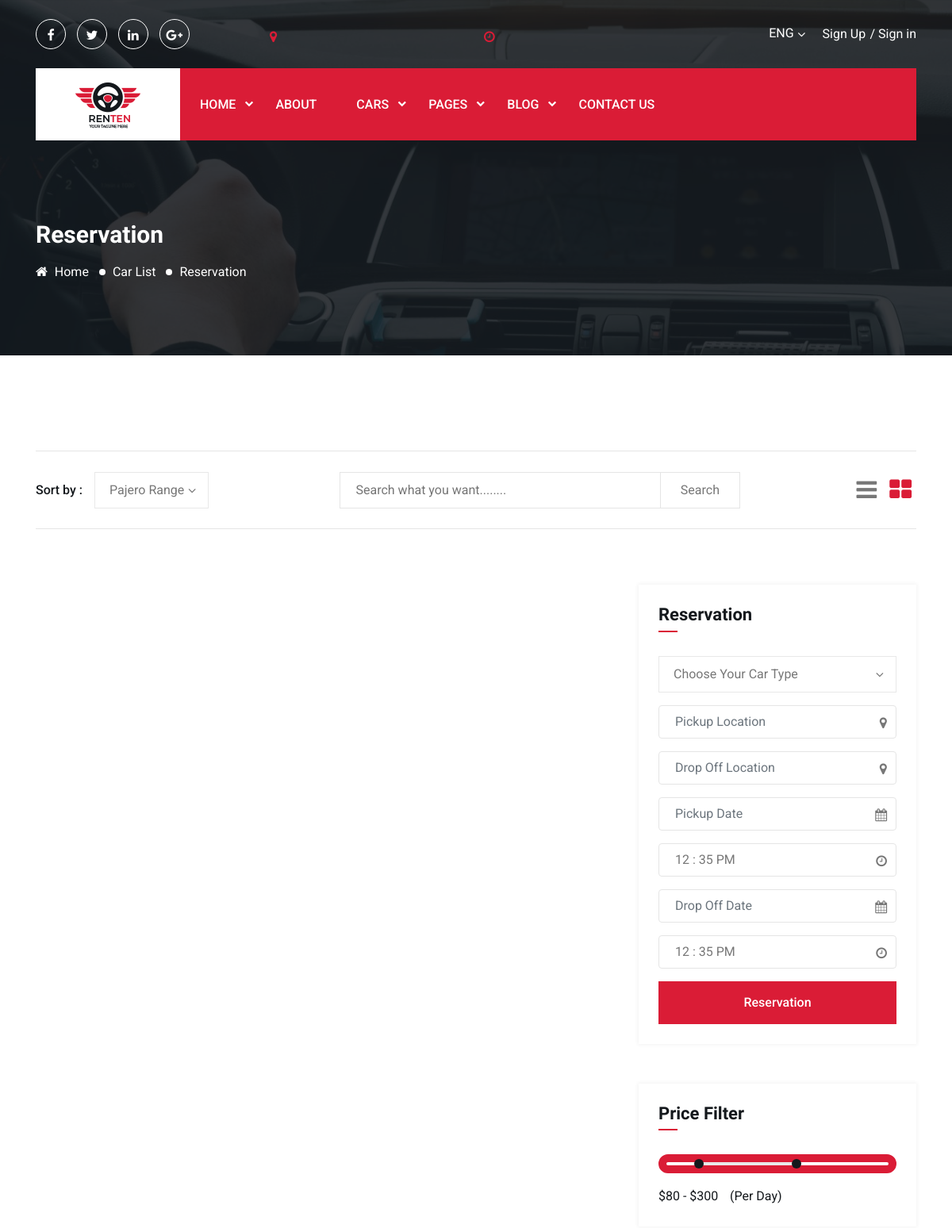
The app's page /car/ (upper part), older data.
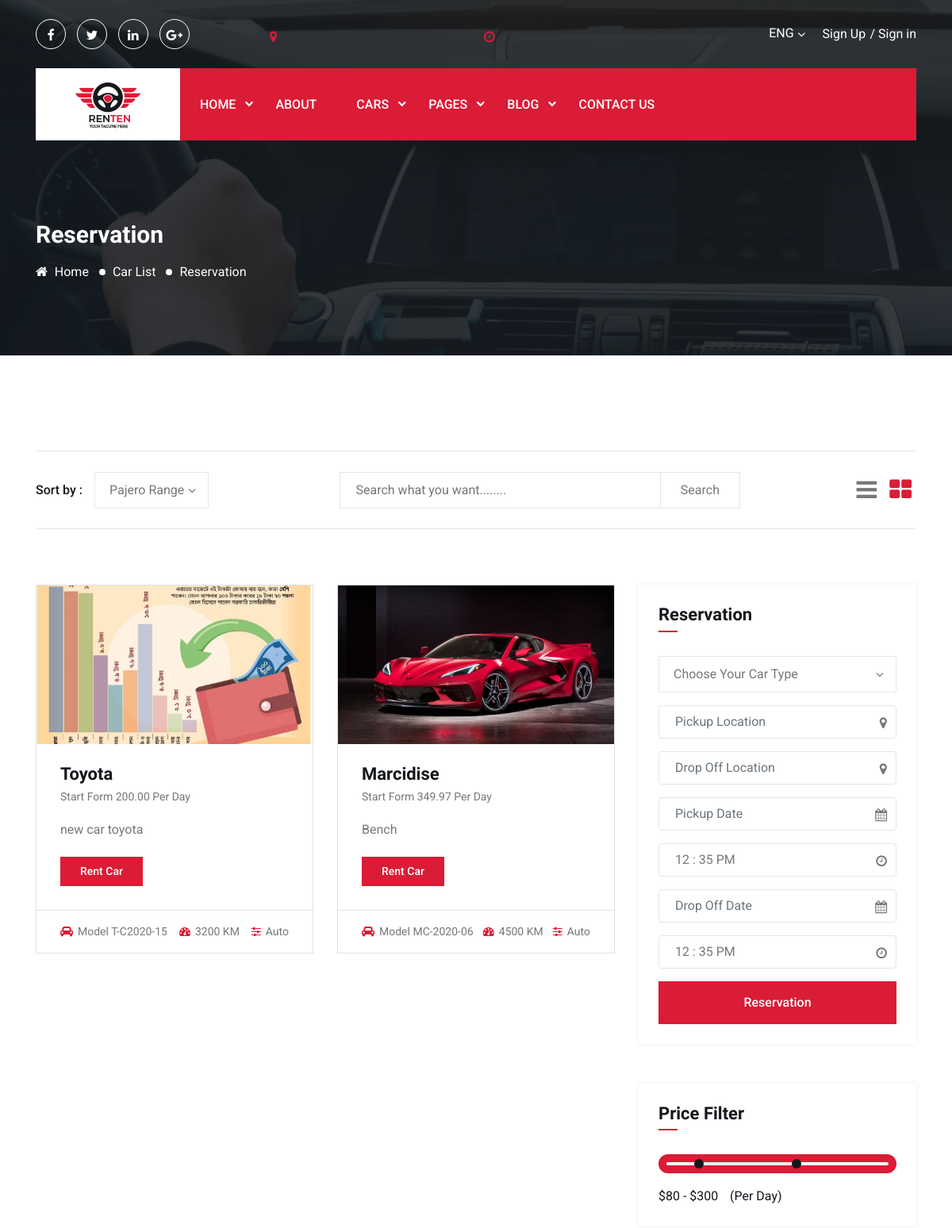
The same page, newer data.
### car/models.py (models this page shows, shortened)
class Car(models.Model):
    GEAR_CHOICES = (
        ('auto', 'Auto'),
        ('manula', 'Manual'),
    )
    name = models.CharField(max_length=100, blank=True, null=True)
    car_category = models.ManyToManyField(Category, related_name='car_category', blank=True)
    car_model = models.CharField(max_length=100, blank=True, null=True)
    description = models.TextField(blank=True, null=True)
    car_image = models.ImageField(upload_to='car', blank=True, null=True)
    car_mileage = models.PositiveIntegerField(blank=True, null=True)
    price_per_day = models.DecimalField(max_digits=9, decimal_places=2, blank=True, null=True)
    gear = models.CharField(max_length=10, choices=GEAR_CHOICES, default='auto', blank=True, null=True)
    created_at = models.DateTimeField(auto_now_add=True)
    updated_at = models.DateTimeField(auto_now=True)
    is_available = models.BooleanField(default=False, blank=True, null=True)

### car/views.py (the view)
# urls.py: path('', views.CarListView.as_view(), name='car_list'),
class CarListView(ListView):
    model = Car
    template_name = 'car/car_list.html'
    context_object_name = 'car_list'
    paginate_by = 2
    queryset = Car.objects.all()

### templates/car/car_list.html (shortened to what this page needs)
{% extends 'base.html' %}
{% load static %}
{% block main %}
  <section class="inner-page-banner bg_img overlay-3" data-background="{% static 'images/inner-page-bg.jpg' %}">
    <div class="container">
      <div class="row">
        <div class="col-md-12">
          <h2 class="page-title">reservation</h2>
          <ol class="page-list">
            <li><a href="index.html"><i class="fa fa-home"></i> Home</a></li>
            <li><a href="#0">car list</a></li>
            <li>reservation</li>
          </ol>
        </div>
      </div>
    </div>
  </section>
  <section class="car-search-section pt-120 pb-120">
    <div class="container">
      <div class="row">
        <div class="col-lg-12">
          <div class="car-search-filter-area">
            <div class="car-search-filter-form-area">
              <form class="car-search-filter-form">
                <div class="row justify-content-between">
                  <div class="col-lg-4 col-md-5 col-sm-6">
                    <div class="cart-sort-field">
                      <span class="caption">Sort by : </span>
                    </div>
                  </div>
                  <div class="col-lg-7 col-md-7 col-sm-6 d-flex">
                    <input type="text" name="car_search" id="car_search" placeholder="Search what you want........">
                    <button class="search-submit-btn">Search</button>
                  </div>
                </div>
              </form>
            </div>
            <div class="view-style-toggle-area">
              <button class="view-btn list-btn"><i class="fa fa-bars"></i></button>
              <button class="view-btn grid-btn active"><i class="fa fa-th-large"></i></button>
            </div>
          </div>
        </div>
      </div>
      <div class="row mt-70">
        <div class="col-lg-8">
          <div class="car-search-result-area grid--view row mb-none-30">
              {% for car in car_list %}
            <div class="col-md-6 col-12">
              <div class="car-item">
                <div class="thumb bg_img" data-background="{{ car.car_image.url }}"></div>
                <div class="car-item-body">
                  <div class="content">
                    <h4 class="title">{{ car.name }}</h4>
                    <span class="price">start form {{ car.price_per_day }} per day</span>
                    <p>{{ car.description }}</p>
                    <a href="" class="cmn-btn">rent car</a>
                  </div>
                  <div class="car-item-meta">
                    <ul class="details-list">
                      <li><i class="fa fa-car"></i>model {{ car.car_model }}</li>
                      <li><i class="fa fa-tachometer"></i>{{ car.car_mileage }} KM</li>
                      <li><i class="fa fa-sliders"></i>{{ car.gear }}</li>
                    </ul>
                  </div>
                </div>
              </div>
            </div>
              {% endfor %}
          </div>
        </div>
        <div class="col-lg-4">
          <aside class="sidebar">
            <div class="widget widget-reservation">
              <h4 class="widget-title">reservation</h4>
              <div class="widget-body">
                <form class="car-search-form">
                  <div class="row">
                    <div class="col-lg-12 form-group">
                    </div>
                    <div class="form-group col-md-12">
                      <i class="fa fa-map-marker"></i>
                      <input class="form-control has-icon" type="text" placeholder="Pickup Location">
                    </div>
                    <div class="form-group col-md-12">
                      <i class="fa fa-map-marker"></i>
                      <input class="form-control has-icon" type="text" placeholder="Drop Off Location">
                    </div>
                    <div class="form-group col-md-12">
                      <i class="fa fa-calendar"></i>
                      <input type='text' class='form-control has-icon datepicker-here' data-language='en' placeholder="Pickup Date">
                    </div>
                    <div class="form-group col-md-12">
                      <i class="fa fa-clock-o"></i>
                      <input type="text" name="timepicker" class="form-control has-icon timepicker" placeholder="Pickup Time">
                    </div>
                    <div class="form-group col-md-12">
                      <i class="fa fa-calendar"></i>
                      <input type='text' class='form-control has-icon datepicker-here' data-language='en' placeholder="Drop Off Date">
                    </div>
                    <div class="form-group col-md-12">
                      <i class="fa fa-clock-o"></i>
                      <input type="text" name="timepicker" class="form-control has-icon timepicker" placeholder="Drop Off Time">
                    </div>
                  </div>
                  <button type="submit" class="cmn-btn">Reservation</button>
                </form>
              </div>
            </div>
            <div class="widget widget-price-filter">
              <h4 class="widget-title">price filter</h4>
              <div class="widget-body">
                <div id="slider-range"></div>
                <div class="filter-price-result">
                  <input type="text" id="amount" readonly><span>(Per Day)</span>
                </div>
              </div>
            </div>
          </aside>
        </div>
      </div>
    </div>
  </section>
{% endblock main %}

### templates/base.html (shortened to what this page needs)
<!DOCTYPE html> {% load static %}
<html lang="en">
<head>
    {% include "style.html" %}
</head>
<body>
    {% include "header.html" %}
    {% block main %} {% endblock main %}
</body>
</html>

### templates/style.html (shortened to what this page needs)
{% load static %}
<link rel="stylesheet" href="{% static "css/fontawesome.min.css" %}">
<link rel="stylesheet" href="{% static "css/bootstrap.min.css" %}">
<link rel="stylesheet" href="{% static "css/lightcase.css" %}">
<link rel="stylesheet" href="{% static "css/animate.css" %}">
<link rel="stylesheet" href="{% static "css/nice-select.css" %}">
<link rel="stylesheet" href="{% static "css/datepicker.min.css" %}">
<link rel="stylesheet" href="{% static "css/wickedpicker.min.css" %}">
<link rel="stylesheet" href="{% static "css/jquery-ui.min.css" %}">
<link rel="stylesheet" href="{% static "css/owl.carousel.min.css" %}">
<link rel="stylesheet" href="{% static "css/main.css" %}">

### templates/header.html (shortened to what this page needs)
{% load static %}
<header class="header-section">
    <div class="header-top">
        <div class="container">
            <div class="row align-items-center">
                <div class="col-lg-3">
                    <ul class="social-links">
                        <li><a href="{{ socialmedia.facebook }}"><i class="fa fa-facebook"></i></a></li>
                        <li><a href="{{ socialmedia.twitter }}"><i class="fa fa-twitter"></i></a></li>
                        <li><a href="{{ socialmedia.linkedin }}"><i class="fa fa-linkedin"></i></a></li>
                        <li><a href="{{ socialmedia.googleplus }}"><i class="fa fa-google-plus"></i></a></li>
                    </ul>
                </div>
                <div class="col-lg-6">
                    <ul class="header-info d-flex justify-content-center">
                        <li>
                            <i class="fa fa-map-marker"></i>
                            <p>{{ office.location }}</p>
                        </li>
                        <li>
                            <i class="fa fa-clock-o"></i>
                            <p>{{ office.office_time }}</p>
                        </li>
                    </ul>
                </div>
                <div class="col-lg-3">
                    <div class="header-action d-flex align-items-center justify-content-end">
                        <div class="lag-select-area">
                        </div>
                        <div class="login-reg">
                            {% if user.is_authenticated %}
                            <a href="{% url 'accounts:logout' %}">Sign Out</a>
                            {% else %}
                            <a href="{% url 'accounts:signup' %}">Sign Up</a>
                            <a href="{% url 'accounts:login' %}">Sign in</a>
                            {% endif %}
                        </div>
                    </div>
                </div>
            </div>
        </div>
    </div>
    <div class="header-bottom">
        <div class="container">
            <nav class="navbar navbar-expand-lg p-0">
                <a class="site-logo site-title" href="index.html"><img src="{% static "images/logo1.png" %}" alt="site-logo"><span class="logo-icon"></span></a>
                <div class="collapse navbar-collapse" id="navbarSupportedContent">
                    <ul class="navbar-nav main-menu mr-auto">
                        <li class="menu_has_children"><a href="#0">Home</a>
                        </li>
                        <li><a href="about.html">About</a>
                            <li class="menu_has_children"><a href="{% url 'car:car_list' %}">cars</a>
                            </li>
                            <li class="menu_has_children"><a href="#0">pages</a>
                            </li>
                            <li class="menu_has_children"><a href="#0">blog</a>
                            </li>
                            <li><a href="contact.html">contact us</a></li>
                    </ul>
                </div>
            </nav>
        </div>
    </div>
</header>

### templates/footer.html (shortened to what this page needs)
{% load static %}

### templates/script.html (shortened to what this page needs)
{% load static %}

Row changes from the older to the newer data that the page shows:
added Car: shows a picture, name "Toyota", price_per_day "200.00", description "new car toyota", car_model "T-C2020-15", car_mileage "3200", gear "Auto"
added Car: shows a picture, name "Marcidise", price_per_day "349.97", description "Bench", car_model "MC-2020-06", car_mileage "4500", gear "Auto"
